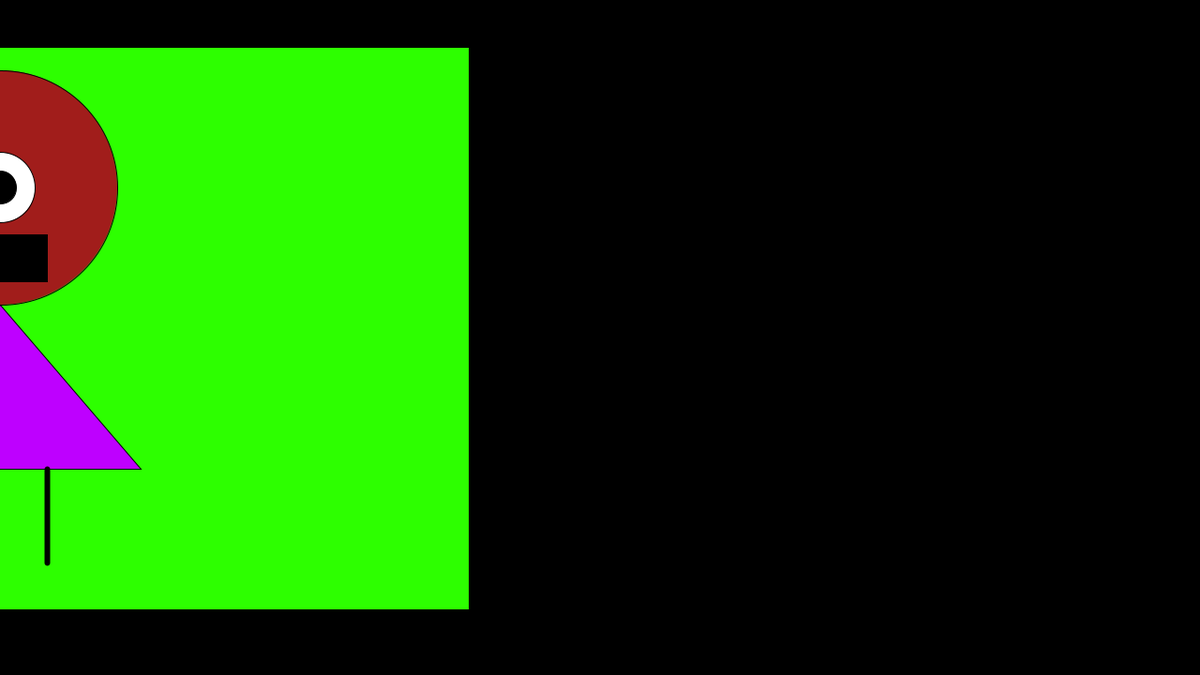
Frame 1 (no input)
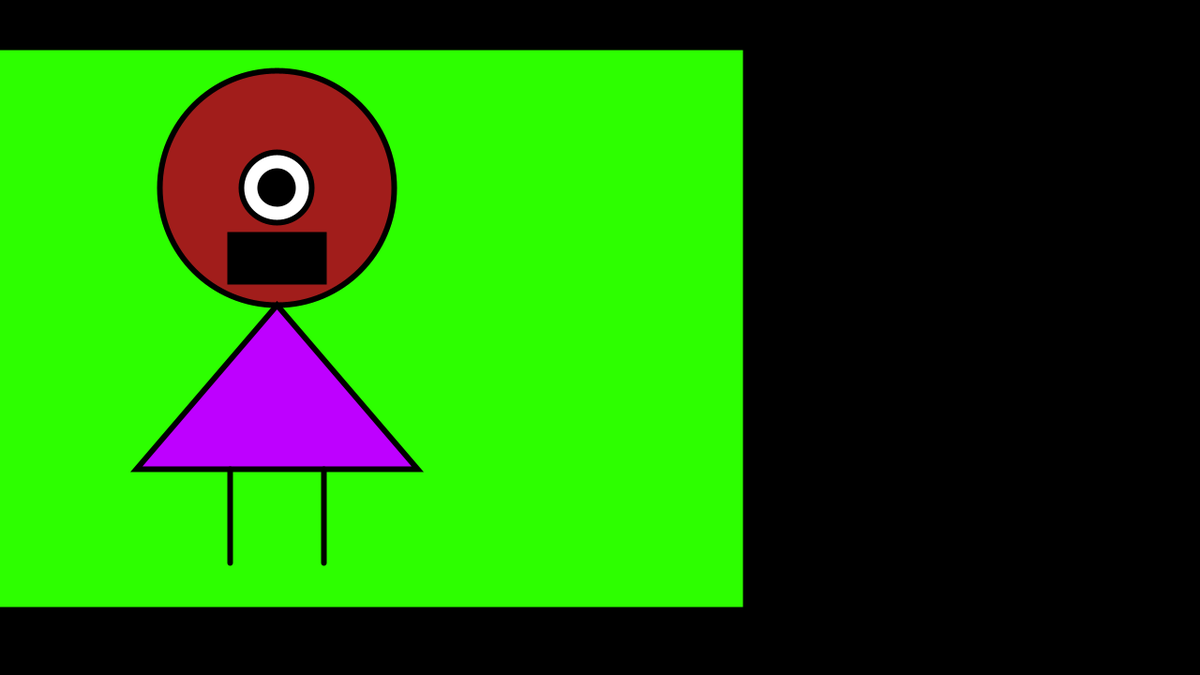
Frame 60 (the mouse pressed at the canvas centre just before this capture)
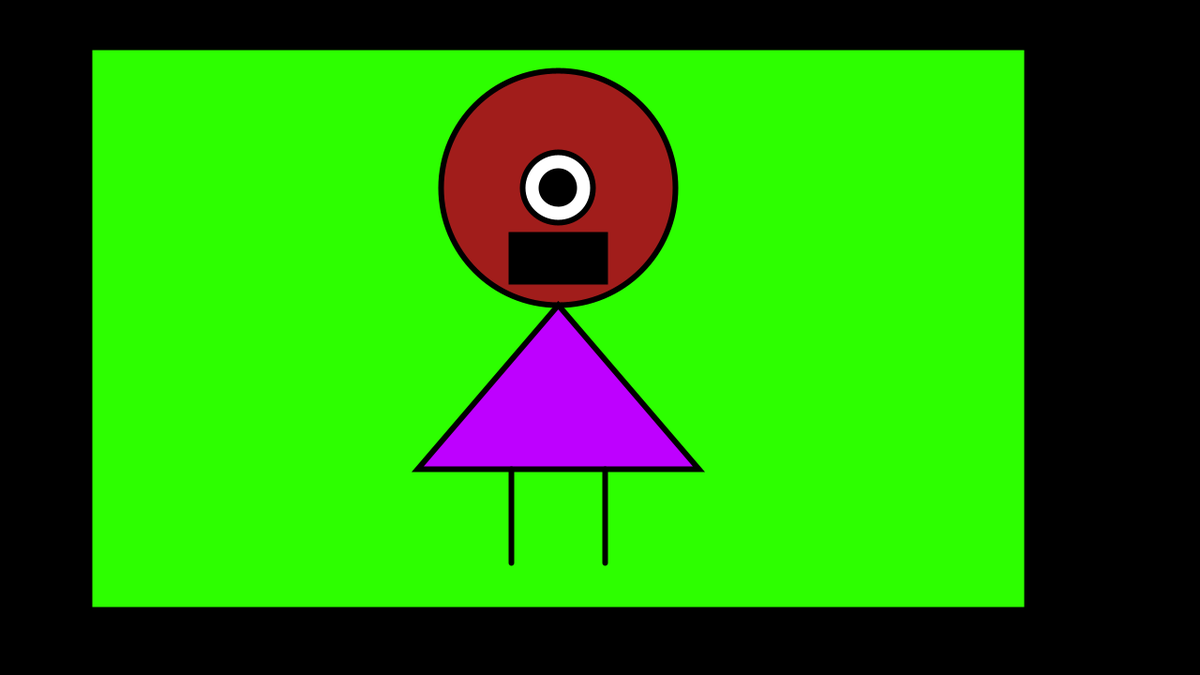
Frame 120 (the mouse held since frame 60 and released just before this capture)

The Processing sketch that drew these frames (run headless with seeded random() and noise(); from frame 60 on, the mouse is pressed at the canvas centre):

// Processing sketch: NewMonster_Final_Andrew
// ── NewMonster_Final_Andrew.pde
color c = color(45, 255, 0);
float x = 0;
float y = 200;
//float speed = 10;
Monster thing;
Movement scooter;


void setup() {
  frameRate(60);
  size(1280, 720);
  thing = new Monster();  // call the class constuctor
  scooter = new Movement();
}




void draw() {
  background(0);

  thing.render();
  thing.scoot(5);                  //this is the speed
}

class Monster {

  Monster() {
  }

  void render() {
    fill(c);
    rect(x - 500, y - 150, 1000, 600);

    fill(161, 29, 27);
    ellipse(x, y, 250, 250); //head

    fill(255);
    ellipse(x, y, 75, 75); //eye

    fill(0);
    ellipse(x, y, 35, 35); 
    rect(x - 50, y + 50, 100, 50);

    fill(190, 0, 255);
    triangle (x, y + 125, x + 150, y + 300, x - 150, y + 300);
    //top             //right            //left


    strokeWeight(6);
    line (x - 50, 500, x - 50, 600);
    line(x + 50, 500, x + 50, 600);
  }
  void scoot(int speed) {
    x = x + speed;  // when are these variable declared and used/passed
    if (x > width) {
      x = 0;
    }
  }
}

class Movement {

  Movement() {
  }

  void scoot(int speed) {
    x = x + speed;
    if (x > width) {
      x = 0;
    }
  }
}
